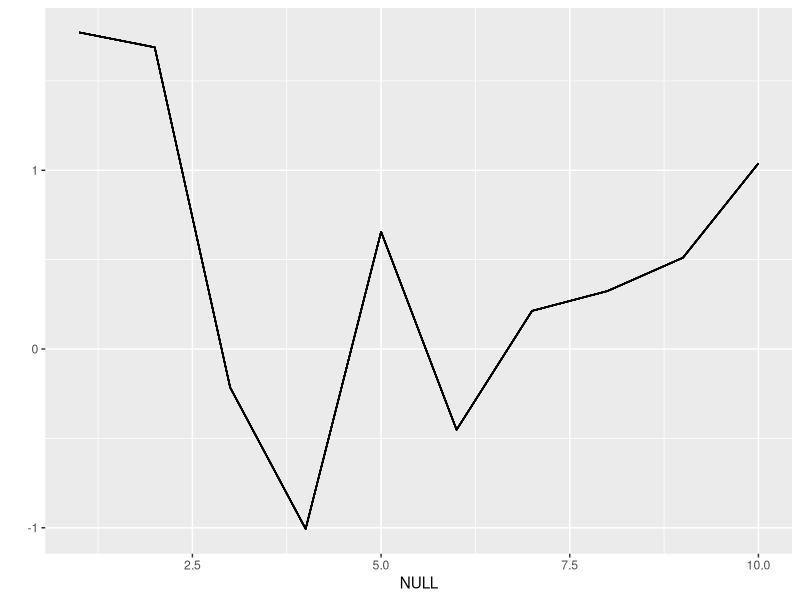
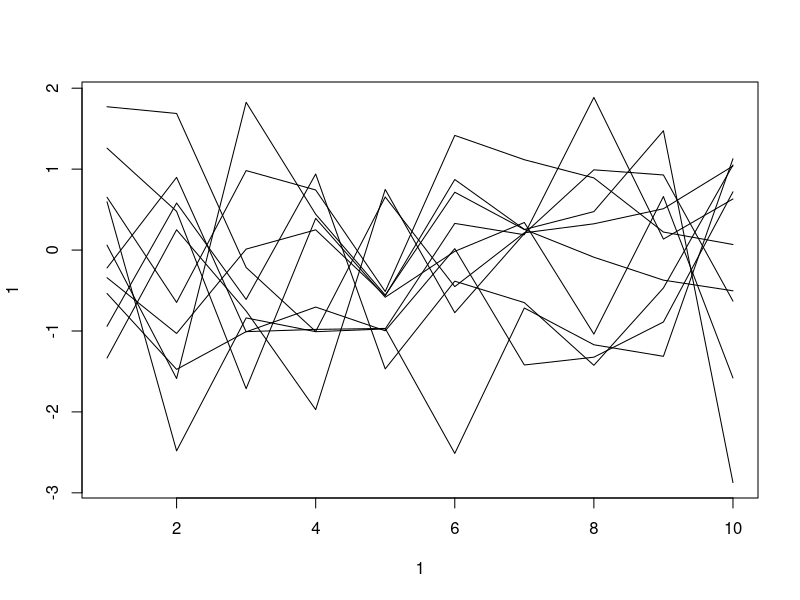
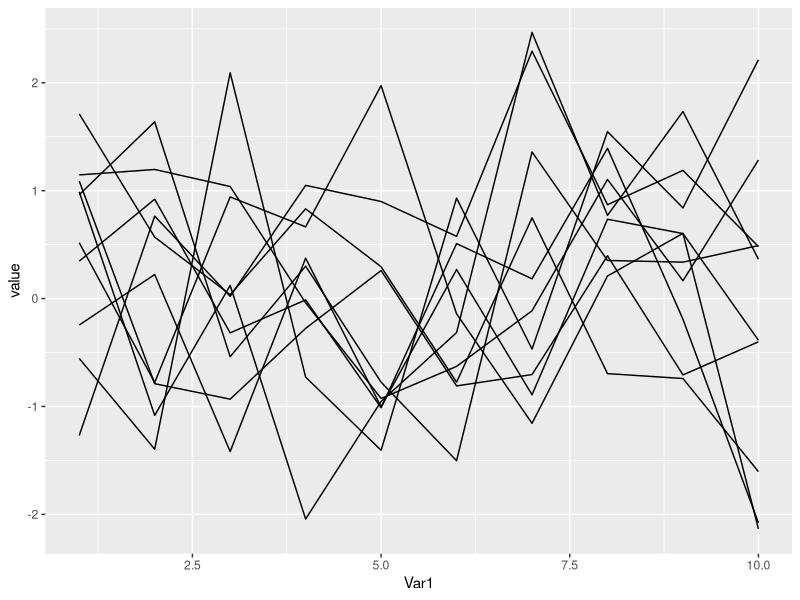
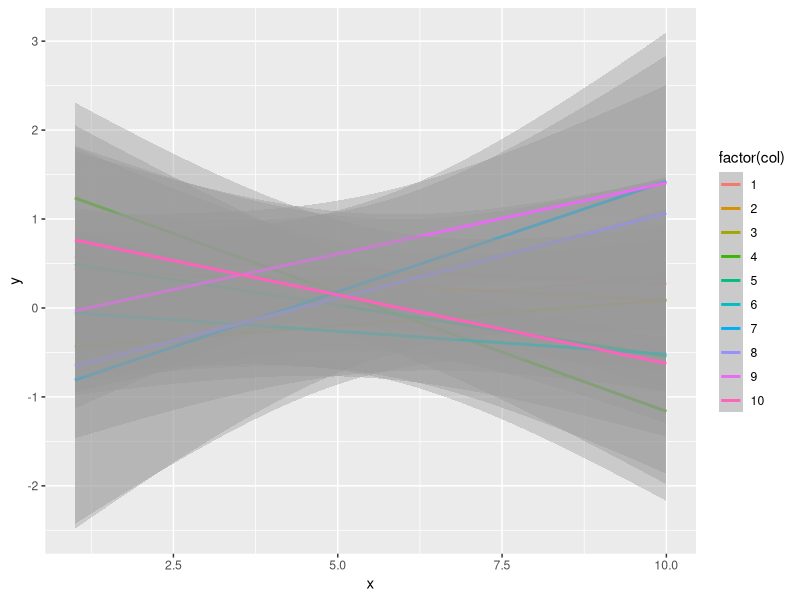
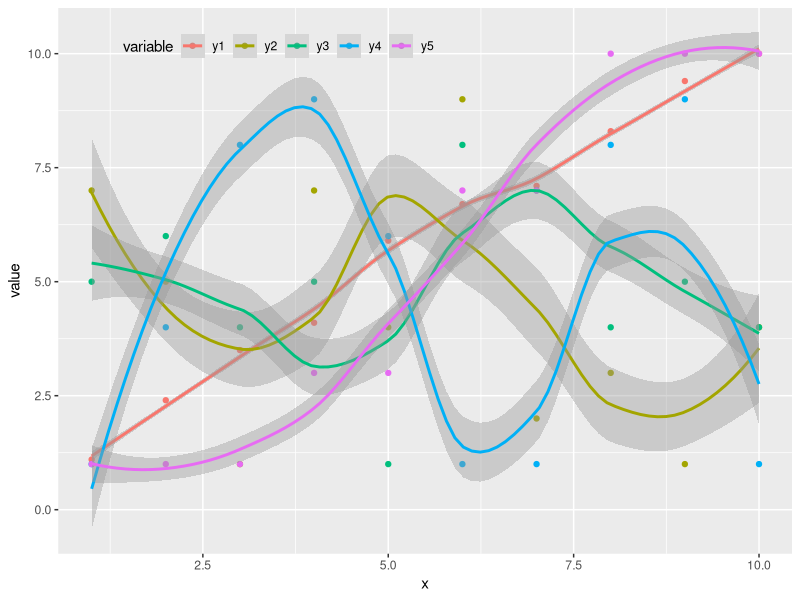

The R source for these figures, in order:
## ---- chunk 1
if(!require(ggplot2)) { install.packages("ggplot2"); library(ggplot2); }

y <- matrix(rnorm(100), 10, 10)
m <- qplot(NULL)
for(i in 1:10) {
    m <- m + geom_line(aes(x = 1:10, y = y[,i]))
}
plot(m)
## ---- chunk 2
plot(1,1,type='n', ylim=range(y), xlim=c(1,10))
for(i in 1:10) {
    lines(1:10, y[,i])
}
## ---- chunk 3
y <- matrix(rnorm(100), 10, 10)
if(!require(reshape2)) { install.packages("reshape2"); library(reshape2); }
y_m <- melt(y)

ggplot() +
  geom_line(data = y_m, aes(x = Var1, y = value, group = Var2))
## ---- chunk 4
df <- NULL
for(i in 1:10){
 temp_df <- data.frame(x=1:10, y=y[,i], col=rep(i:i, each=10))
 df <- rbind(df,temp_df)
} 

ggplot(df,aes(x=x,y=y,group=col,colour=factor(col))) + 
  geom_smooth(method = "lm")
## ---- chunk 5
gfg_data <- data.frame(x = c(1, 2, 3, 4, 5, 6, 7, 8, 9, 10),
                   y1 = c(1.1, 2.4, 3.5, 4.1, 5.9, 6.7, 
                          7.1, 8.3, 9.4, 10.0),
                   y2 = c(7, 5, 1, 7, 4, 9, 2, 3, 1, 4),
                   y3 = c(5, 6, 4, 5, 1, 8, 7, 4, 5, 4),
                   y4 = c(1, 4, 8, 9, 6, 1, 1, 8, 9, 1),
                   y5 = c(1, 1, 1, 3, 3, 7, 7, 10, 10, 10))
## ---- chunk 6
if(!require(reshape2)) { install.packages("reshape2"); library(reshape2); }

data.long <- melt(gfg_data, id = "x")
## ---- chunk 7
gfg_plot <- ggplot(data.long,
                   aes(x = x,
                       y = value,
                       color = variable)) + 
  geom_point() +
  geom_smooth(level=0.3, method = "loess") +
  theme(legend.position = c(.3, .93), legend.direction = 'horizontal',
        legend.background = element_rect(fill = NA, color = NA),
        legend.key = element_rect(fill = "white", color = NA)); gfg_plot
